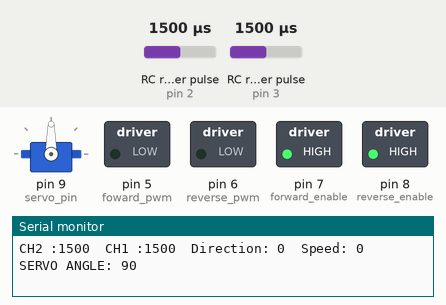
The sketch below on a simulated Arduino Uno, built with avr-gcc and run on an emulated ATmega328P. Shown: servo, switched loads named in the sketch (green lamp = pin HIGH), the last lines printed to the serial monitor. Wiring (inferred from the names in the program): 2 × RC receiver channel: data pin 2 / data pin 3. The test bench sets the inputs (shaded band); at power-on: RC receiver pulse (sensors on pin 3, pin 2) 1500 µs. Pins used as bus, display or sensor lines are not drawn.

Above: at 1.27 s.
1.3 s: RC receiver pulse (sensor on pin 3) set to 1020 µs
At 2.5 s:
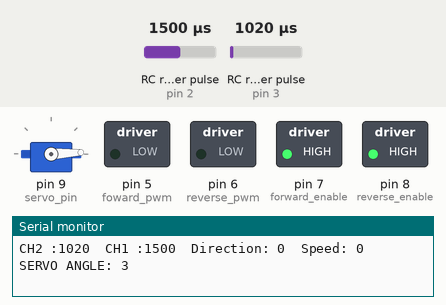
4.3 s: RC receiver pulse (sensor on pin 2) set to 1020 µs
At 6.5 s:
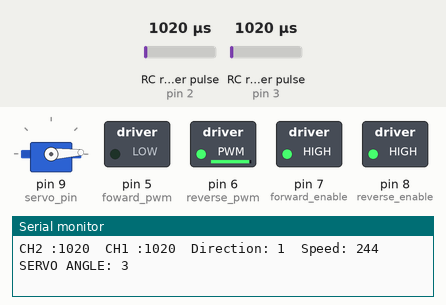
7.3 s: RC receiver pulse (sensor on pin 3) set to 1250 µs
10.3 s: RC receiver pulse (sensor on pin 2) set to 1500 µs
At 12.6 s:
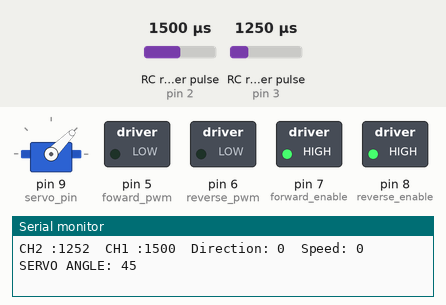
13.3 s: RC receiver pulse (sensor on pin 2) set to 1250 µs
At 15.7 s:
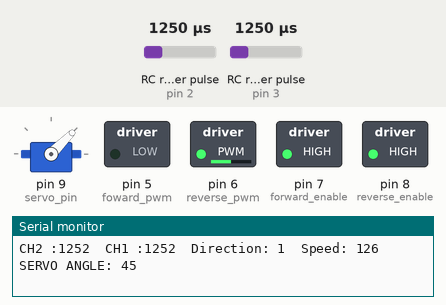
16.3 s: RC receiver pulse (sensor on pin 3) set to 1500 µs
Timing chart, 0 to 20.3 s (numbered marks = the images above; inputs shaded):
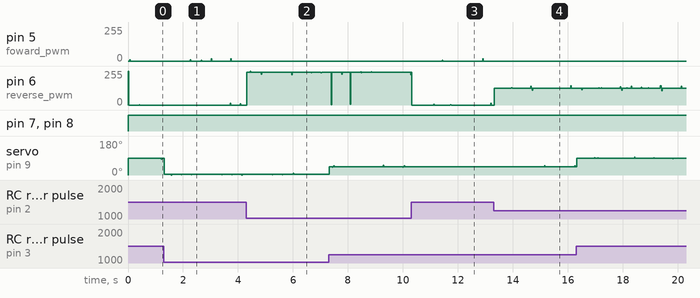

Measured:
- after the input at 4.3 s, pin 5 (foward_pwm): stops changing and stays 0/255
- after the input at 10.3 s, pin 5 (foward_pwm): 0/255 → 4/255 after 1.1 s, → 0/255 0.01 s later, → 18/255 1.5 s later, → 0/255 0.02 s later
- after the input at 13.3 s, pin 5 (foward_pwm): stays 0/255 (without the input it goes to 18/255 after 1.8 s)

The sketch:

motor_control_v03.ino
```cpp
// código desenvolvido para o arduno uno
//

#define DEBUG true  // ativa ou desativa o print
#define PRINT_INTERVAL 200
#define FOWARD 0
#define REVERSE 1
#include <Servo.h>

Servo servo;

unsigned long last_milis = 0;

int motor_pulse_width, servo_pulse_width = 1500;
int speed, angle = 0;
bool direction = FOWARD;

const int ch1 = 2;  // motor principal
const int ch2 = 3;  // servo motor

const int servo_pin = 9 ;
const int foward_pwm = 5;
const int reverse_pwm = 6;
const int vcc = 10;
const int gnd = 11;

const int forward_enable =7 ;
const int reverse_enable = 8;

volatile unsigned long motor_start_time = 0, motor_current_time = 0, motor_pulses = 0;
volatile unsigned long servo_start_time = 0, servo_current_time = 0, servo_pulses = 0;


void debbuger();
void motorPulseTime();
void servoPulseTime();
bool setDirection();
int setSpeed();
int setAngle();
void motorControl();

void setup() {
  Serial.begin(9600);
  pinMode(ch2, INPUT_PULLUP);
  pinMode(ch1, INPUT_PULLUP);

  pinMode(forward_enable, OUTPUT);
  pinMode(reverse_enable, OUTPUT);
  pinMode(foward_pwm, OUTPUT);
  pinMode(reverse_pwm, OUTPUT);
  pinMode(servo_pin, OUTPUT);
  servo.attach(servo_pin);

  attachInterrupt(digitalPinToInterrupt(ch2), servoPulseTime, CHANGE);
  attachInterrupt(digitalPinToInterrupt(ch1), motorPulseTime, CHANGE);
  digitalWrite(forward_enable,LOW);
  digitalWrite(reverse_enable,LOW);
  pinMode(vcc, OUTPUT);
  pinMode(gnd,OUTPUT );
  digitalWrite(vcc, HIGH);
  digitalWrite(gnd, LOW);


  servo.write(0);
}

void loop() {
  delay(10);
  setAngle();
  motorControl();

  if (DEBUG) {
    debbuger();
  }
}

void motorPulseTime() {
  motor_current_time = micros();
  if (motor_current_time > motor_start_time) {
    motor_pulses = motor_current_time - motor_start_time;
    if (motor_pulses < 2000) {
      motor_pulse_width = motor_pulses;
    }

    motor_start_time = motor_current_time;
  }
}

void servoPulseTime() {
  servo_current_time = micros();
  if (servo_current_time > servo_start_time) {
    servo_pulses = servo_current_time - servo_start_time;
    if (servo_pulses < 2000) {
      servo_pulse_width = servo_pulses;
    }

    servo_start_time = servo_current_time;
  }
}

bool setDirection() {
  if (motor_pulse_width - 1500 >= 0) {
    return FOWARD;
  } else {
    return REVERSE;
  }
}

int setSpeed() {
  int intensity = abs(motor_pulse_width - 1500);
  speed = map(intensity, 0, 500, 0, 255);
  return speed;
}

int setAngle() {
  angle = map(servo_pulse_width - 1000, 0, 1000, 0, 180);
  angle = constrain(angle, 0, 180);
  servo.write(angle);
  if(DEBUG){
    return angle;
  }

}

void motorControl() {
  bool dir = setDirection();
  int spe = setSpeed();

  if (dir == 0) {
    digitalWrite(forward_enable, HIGH);
    digitalWrite(reverse_enable, HIGH);
    analogWrite(foward_pwm, spe);
    analogWrite(reverse_pwm, 0);
  } else {
    digitalWrite(forward_enable, HIGH);
    digitalWrite(reverse_enable, HIGH);
    analogWrite(reverse_pwm, spe);
    analogWrite(foward_pwm, 0);
  }
}

void debbuger() {

  if (millis() >= last_milis + PRINT_INTERVAL) {
    last_milis = millis();
    Serial.print("CH2 :");
    Serial.print(servo_pulse_width);
    Serial.print("\t");

    Serial.print("CH1 :");
    Serial.print(motor_pulse_width);
    Serial.print("\t");

    Serial.print("Direction: ");
    Serial.print(setDirection());
    Serial.print("\t");

    Serial.print("Speed: ");
    Serial.print(setSpeed());
    Serial.print("\t");

    Serial.print("SERVO ANGLE: ");
    Serial.print(setAngle());
    Serial.print("\n");
  }
}
```
